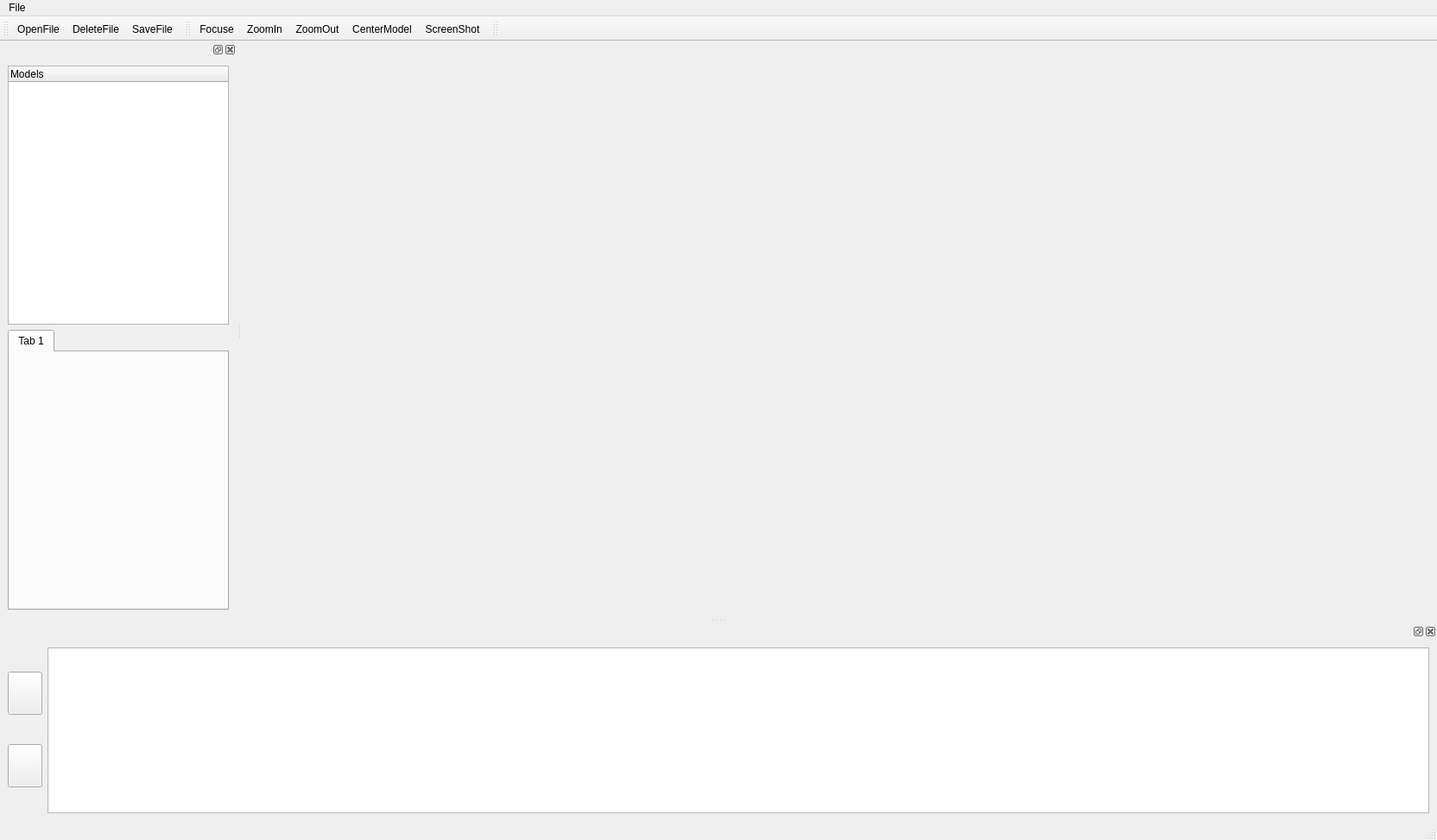
<?xml version="1.0" encoding="UTF-8"?>
<ui version="4.0">
 <class>MainWindow</class>
 <widget class="QMainWindow" name="MainWindow">
  <property name="geometry">
   <rect>
    <x>0</x>
    <y>0</y>
    <width>1532</width>
    <height>973</height>
   </rect>
  </property>
  <property name="windowTitle">
   <string>MainWindow</string>
  </property>
  <widget class="QWidget" name="centralwidget">
   <property name="maximumSize">
    <size>
     <width>1829</width>
     <height>929</height>
    </size>
   </property>
   <layout class="QVBoxLayout" name="verticalLayout_3">
    <item>
     <layout class="QVBoxLayout" name="ViewerLayout"/>
    </item>
   </layout>
  </widget>
  <widget class="QMenuBar" name="menubar">
   <property name="geometry">
    <rect>
     <x>0</x>
     <y>0</y>
     <width>1532</width>
     <height>22</height>
    </rect>
   </property>
   <widget class="QMenu" name="menuFile">
    <property name="title">
     <string>File</string>
    </property>
    <addaction name="actionOpenFile"/>
    <addaction name="actionSaveFile"/>
   </widget>
   <addaction name="menuFile"/>
  </widget>
  <widget class="QStatusBar" name="statusbar"/>
  <widget class="QToolBar" name="toolBarFile">
   <property name="windowTitle">
    <string>toolBar</string>
   </property>
   <attribute name="toolBarArea">
    <enum>TopToolBarArea</enum>
   </attribute>
   <attribute name="toolBarBreak">
    <bool>false</bool>
   </attribute>
   <addaction name="actionOpenFile_2"/>
   <addaction name="actionDeleteFile"/>
   <addaction name="actionSaveFile_2"/>
  </widget>
  <widget class="QToolBar" name="toolBarViewer">
   <property name="windowTitle">
    <string>toolBar_2</string>
   </property>
   <attribute name="toolBarArea">
    <enum>TopToolBarArea</enum>
   </attribute>
   <attribute name="toolBarBreak">
    <bool>false</bool>
   </attribute>
   <addaction name="actionFocuse"/>
   <addaction name="actionZoomIn"/>
   <addaction name="actionZoomOut"/>
   <addaction name="actionCenterModel"/>
   <addaction name="actionScreenShot"/>
  </widget>
  <widget class="QToolBar" name="toolBar">
   <property name="windowTitle">
    <string>toolBar_3</string>
   </property>
   <attribute name="toolBarArea">
    <enum>TopToolBarArea</enum>
   </attribute>
   <attribute name="toolBarBreak">
    <bool>false</bool>
   </attribute>
  </widget>
  <widget class="QDockWidget" name="dockWidgetLog">
   <attribute name="dockWidgetArea">
    <number>8</number>
   </attribute>
   <widget class="QWidget" name="dockWidgetContents">
    <layout class="QGridLayout" name="gridLayout">
     <item row="0" column="1">
      <widget class="QTextBrowser" name="textBrowser">
       <property name="minimumSize">
        <size>
         <width>1600</width>
         <height>0</height>
        </size>
       </property>
       <property name="maximumSize">
        <size>
         <width>16777215</width>
         <height>16777215</height>
        </size>
       </property>
      </widget>
     </item>
     <item row="0" column="0">
      <layout class="QVBoxLayout" name="verticalLayout">
       <item>
        <widget class="QPushButton" name="PushButtonClearLog">
         <property name="maximumSize">
          <size>
           <width>50</width>
           <height>50</height>
          </size>
         </property>
         <property name="text">
          <string/>
         </property>
        </widget>
       </item>
       <item>
        <widget class="QPushButton" name="PushButtonSaveLog">
         <property name="maximumSize">
          <size>
           <width>50</width>
           <height>50</height>
          </size>
         </property>
         <property name="text">
          <string/>
         </property>
        </widget>
       </item>
      </layout>
     </item>
    </layout>
   </widget>
  </widget>
  <widget class="QDockWidget" name="dockWidgetSettings">
   <property name="maximumSize">
    <size>
     <width>400</width>
     <height>524287</height>
    </size>
   </property>
   <attribute name="dockWidgetArea">
    <number>1</number>
   </attribute>
   <widget class="QWidget" name="dockWidgetContents_5">
    <layout class="QVBoxLayout" name="verticalLayout_2">
     <item>
      <widget class="QTreeWidget" name="treeWidgetModels">
       <property name="maximumSize">
        <size>
         <width>16777215</width>
         <height>300</height>
        </size>
       </property>
       <column>
        <property name="text">
         <string>Models</string>
        </property>
       </column>
      </widget>
     </item>
     <item>
      <layout class="QVBoxLayout" name="StatusLayout">
       <item>
        <widget class="QTabWidget" name="tabWidget">
         <property name="currentIndex">
          <number>0</number>
         </property>
         <widget class="QWidget" name="tab">
          <attribute name="title">
           <string>Tab 1</string>
          </attribute>
         </widget>
        </widget>
       </item>
      </layout>
     </item>
    </layout>
   </widget>
  </widget>
  <action name="actionOpenFile">
   <property name="icon">
    <iconset resource="../icons.qrc">
     <normaloff>:/icons/download12/folder-open.svg</normaloff>:/icons/download12/folder-open.svg</iconset>
   </property>
   <property name="text">
    <string>OpenFile</string>
   </property>
  </action>
  <action name="actionSaveFile">
   <property name="icon">
    <iconset resource="../icons.qrc">
     <normaloff>:/icons/download12/save.svg</normaloff>:/icons/download12/save.svg</iconset>
   </property>
   <property name="text">
    <string>SaveFile</string>
   </property>
  </action>
  <action name="actionCenterModel">
   <property name="icon">
    <iconset resource="../icons.qrc">
     <normaloff>:/icons/download12/checkbox.svg</normaloff>:/icons/download12/checkbox.svg</iconset>
   </property>
   <property name="text">
    <string>CenterModel</string>
   </property>
   <property name="toolTip">
    <string>&lt;html&gt;&lt;head/&gt;&lt;body&gt;&lt;p&gt;Center model in display&lt;/p&gt;&lt;/body&gt;&lt;/html&gt;</string>
   </property>
  </action>
  <action name="actionOpenFile_2">
   <property name="icon">
    <iconset resource="../icons.qrc">
     <normaloff>:/icons/download12/file-addition-one.svg</normaloff>:/icons/download12/file-addition-one.svg</iconset>
   </property>
   <property name="text">
    <string>OpenFile</string>
   </property>
  </action>
  <action name="actionDeleteFile">
   <property name="icon">
    <iconset resource="../icons.qrc">
     <normaloff>:/icons/download12/file-removal-one.svg</normaloff>:/icons/download12/file-removal-one.svg</iconset>
   </property>
   <property name="text">
    <string>DeleteFile</string>
   </property>
  </action>
  <action name="actionSaveFile_2">
   <property name="icon">
    <iconset resource="../icons.qrc">
     <normaloff>:/icons/download12/save.svg</normaloff>:/icons/download12/save.svg</iconset>
   </property>
   <property name="text">
    <string>SaveFile</string>
   </property>
  </action>
  <action name="actionFocuse">
   <property name="icon">
    <iconset resource="../icons.qrc">
     <normaloff>:/icons/download12/aiming.svg</normaloff>:/icons/download12/aiming.svg</iconset>
   </property>
   <property name="text">
    <string>Focuse</string>
   </property>
  </action>
  <action name="actionZoomIn">
   <property name="icon">
    <iconset resource="../icons.qrc">
     <normaloff>:/icons/download12/zoom-in.svg</normaloff>:/icons/download12/zoom-in.svg</iconset>
   </property>
   <property name="text">
    <string>ZoomIn</string>
   </property>
  </action>
  <action name="actionZoomOut">
   <property name="icon">
    <iconset resource="../icons.qrc">
     <normaloff>:/icons/download12/zoom-out.svg</normaloff>:/icons/download12/zoom-out.svg</iconset>
   </property>
   <property name="text">
    <string>ZoomOut</string>
   </property>
  </action>
  <action name="actionScreenShot">
   <property name="icon">
    <iconset resource="../icons.qrc">
     <normaloff>:/icons/download12/camera.svg</normaloff>:/icons/download12/camera.svg</iconset>
   </property>
   <property name="text">
    <string>ScreenShot</string>
   </property>
  </action>
 </widget>
 <resources>
  <include location="../icons.qrc"/>
 </resources>
 <connections/>
</ui>
